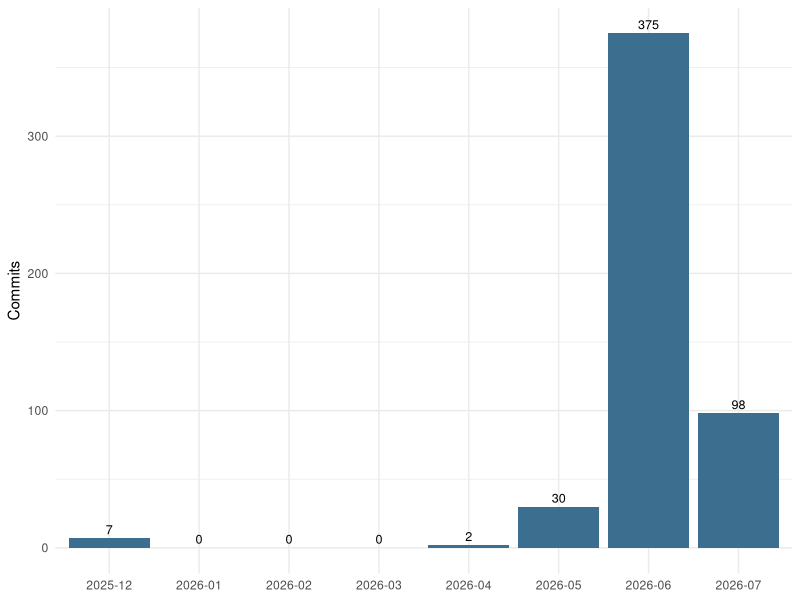
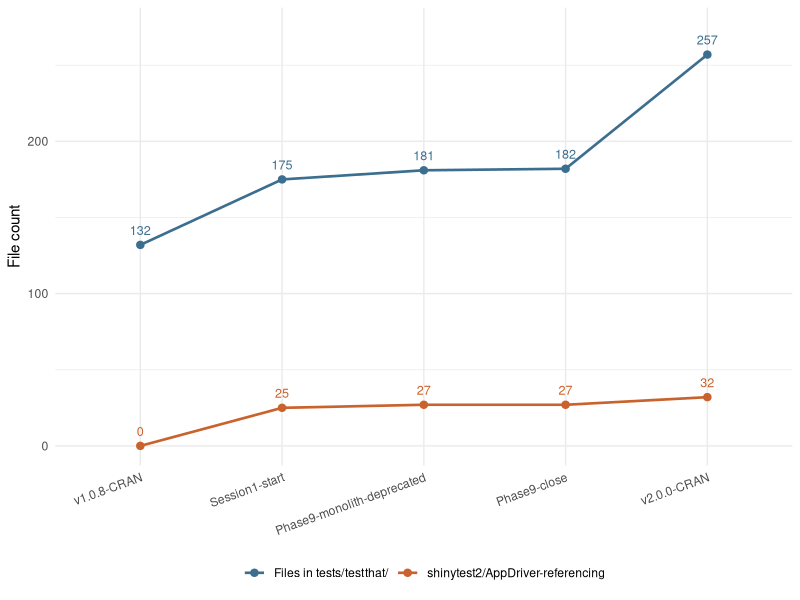
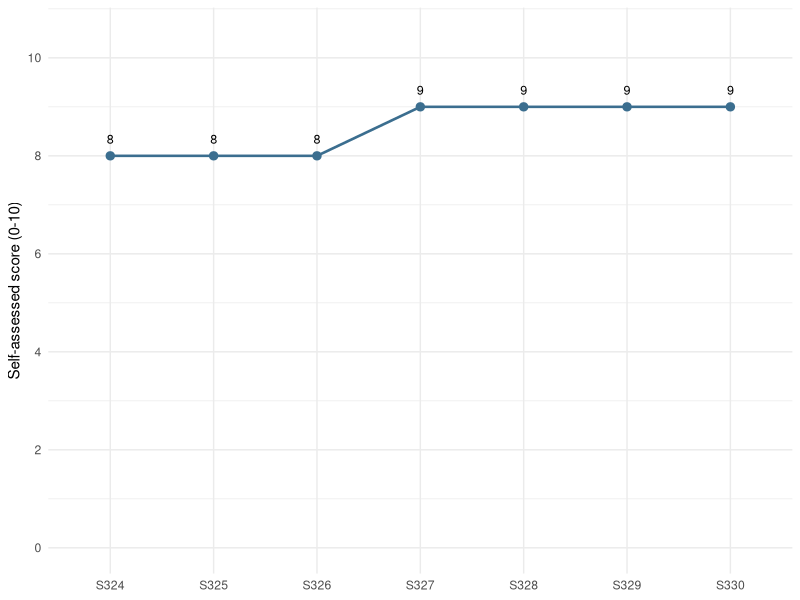

The R script that drew these images, in order:
## ---- chunk 1
#| label: setup
#| include: false
knitr::opts_chunk$set(
  collapse = TRUE, comment = "#>",
  echo = FALSE, warning = FALSE, message = FALSE
)
## ---- chunk 2
#| label: fig-commit-pace
#| fig-cap: >
#|   Commits per month across the full v1.0.8 -> v2.0.0 range
#|   (`4548aa1b`..`8ca8bb24`, 512 non-merge commits, as of 2026-07-09). The
#|   June 2026 spike overlaps the nine-phase modularization migration
#|   (Session 22-35, 2026-06-03 to 2026-06-06), but June also carried other,
#|   unrelated work -- this chart is overall project pace, not a count of
#|   module-migration commits alone.
#| fig-width: 7
#| fig-height: 4
timeline <- read.csv("data/commit-activity-timeline.csv")
timeline$month <- factor(timeline$month, levels = timeline$month)
ggplot2::ggplot(timeline, ggplot2::aes(x = month, y = commit_count)) +
  ggplot2::geom_col(fill = "#3B6E8F") +
  ggplot2::geom_text(ggplot2::aes(label = commit_count), vjust = -0.4,
                      size = 3.2) +
  ggplot2::labs(x = NULL, y = "Commits") +
  ggplot2::theme_minimal(base_size = 11)
## ---- chunk 3
#| label: tbl-modules
#| tbl-cap: >
#|   The ten Shiny modules mounted in the modular app, as of 2026-07-09
#|   (`4,731` total lines across `R/mod*.R`, `R/appUI.R`, and
#|   `R/appServer.R`).
modules <- read.csv("data/module-inventory.csv")
modules <- modules[order(-modules$loc), ]
kableExtra::kbl(
  modules,
  col.names = c("Module", "Responsibility", "Lines of code", "Test files"),
  align = c("l", "l", "r", "r")
) |>
  kableExtra::kable_styling(full_width = FALSE)
## ---- chunk 4
#| label: tbl-phases
#| tbl-cap: >
#|   The nine-phase, vertical-slice migration from monolith to modular
#|   app, Session 22 to Session 35 (2026-06-03 to 2026-06-06).
phases <- read.csv("data/migration-phases.csv", na.strings = "NA")
phases$highlight <- c(
  paste("Founder table added to the Summary Stats tab; kinship download",
        "moved to the module-internal getKinshipMatrix(); dual-name",
        "z-score lookup fix."),
  paste("Mounted the GvAndBgDesc description tab; resolved an HTML-id",
        "collision with the Genetic Value tab."),
  paste("Re-exposed the genome-uniqueness threshold selector",
        "(default 4); added a subset/filter export."),
  "Genotype-file merge restored for both separate- and common-pedigree input modes.",
  paste("Breeding Groups: per-group downloads, a per-group kinship view,",
        "and a group selector (new \"Group Detail\" tab)."),
  paste("Breeding Groups: seed-group pre-seeding; exposed three",
        "previously inert controls; corrected a 100x default-iteration",
        "drift (1000 -> 10)."),
  paste("Focal-animal / LabKey pedigree build restored (live-EHR path;",
        "verification was environmentally limited to a mocked seam)."),
  paste("shinytest2 E2E harness enabled end-to-end -- expanded into a",
        "4-session subplan (8a-8d, issue #39) plus a 7-part hardening",
        "pass (8e-1..8e-7, issue #40, Session 37-50)."),
  paste("Declared the modular app canonical: runGeneKeepR() now launches",
        "it directly; inst/application/ (17 files) deleted;",
        "runModularApp() became the soft-deprecated alias.")
)
phases$commit_display <- ifelse(
  is.na(phases$commit_sha), "not quoted in source plan", phases$commit_sha
)
kableExtra::kbl(
  phases[, c("phase", "highlight", "risk", "session", "commit_display",
             "status")],
  col.names = c("Phase", "What shipped", "Risk", "Session(s)",
                "Commit sha", "Status"),
  align = c("c", "l", "c", "c", "l", "l")
) |>
  kableExtra::kable_styling(full_width = FALSE) |>
  kableExtra::column_spec(2, width = "26em")
## ---- chunk 5
#| label: tbl-features
#| tbl-cap: >
#|   Curated new capabilities shipped in the v1.0.8 -> v2.0.0 range: 13
#|   of 47 closed GitHub issues judged genuinely feature-shaped, as of
#|   2026-07-09.
features <- read.csv("data/feature-highlights.csv", na.strings = "NA")
kableExtra::kbl(
  features[, c("feature", "issue", "session_range", "description")],
  col.names = c("Capability", "Issue", "Session(s)", "What it does"),
  align = c("l", "l", "c", "l")
) |>
  kableExtra::kable_styling(full_width = FALSE) |>
  kableExtra::column_spec(1, width = "14em") |>
  kableExtra::column_spec(4, width = "24em")
## ---- chunk 6
#| label: tbl-testing-growth
#| tbl-cap: >
#|   Test-suite growth at five checkpoints across the v1.0.8 -> v2.0.0
#|   range, as of 2026-07-09. "Files in tests/testthat/" counts every
#|   `.R` file in the directory (test files plus helpers/fixtures/setup);
#|   "shinytest2/AppDriver-referencing" is the subset that names the
#|   browser-testing package or its driver class.
growth <- read.csv("data/testing-growth.csv")
growth$commit_display <- substr(growth$sha, 1, 8)
kableExtra::kbl(
  growth[, c("label", "date", "commit_display", "test_file_count",
             "shinytest2_referencing_files")],
  col.names = c("Checkpoint", "Date", "Commit", "Files in tests/testthat/",
                "shinytest2/AppDriver-referencing"),
  align = c("l", "c", "l", "r", "r")
) |>
  kableExtra::kable_styling(full_width = FALSE)
## ---- chunk 7
#| label: fig-testing-growth
#| fig-cap: >
#|   Test-suite growth over the same five checkpoints as @tbl-testing-growth.
#|   The shinytest2/AppDriver-referencing count is near-zero relative to
#|   the total and is plotted against the same axis for comparison, not
#|   because it is negligible -- see prose for what that subset represents.
#| fig-width: 7
#| fig-height: 4
growth$label <- factor(growth$label, levels = growth$label)
growth_long <- data.frame(
  label = rep(growth$label, 2),
  count = c(growth$test_file_count, growth$shinytest2_referencing_files),
  series = rep(c("Files in tests/testthat/", "shinytest2/AppDriver-referencing"),
               each = nrow(growth))
)
ggplot2::ggplot(growth_long, ggplot2::aes(x = label, y = count, color = series,
                                           group = series)) +
  ggplot2::geom_line(linewidth = 0.9) +
  ggplot2::geom_point(size = 2.2) +
  ggplot2::geom_text(ggplot2::aes(label = count), vjust = -1, size = 3.2,
                      show.legend = FALSE) +
  ggplot2::scale_color_manual(values = c("Files in tests/testthat/" = "#3B6E8F",
                                          "shinytest2/AppDriver-referencing" = "#C9622C")) +
  ggplot2::scale_y_continuous(expand = ggplot2::expansion(mult = c(0.05, 0.12))) +
  ggplot2::labs(x = NULL, y = "File count", color = NULL) +
  ggplot2::theme_minimal(base_size = 11) +
  ggplot2::theme(legend.position = "bottom",
                 axis.text.x = ggplot2::element_text(angle = 20, hjust = 1))
## ---- chunk 8
#| label: tbl-process-metrics
#| tbl-cap: >
#|   Engineering-process metrics, as extracted at the Phase A data freeze
#|   (Session 331, 2026-07-09). `CHANGELOG.md`, `PROJECT_LEARNINGS.md`,
#|   `HANDOFFS.md`, and `SESSION_NOTES.md` are live, append-only files that
#|   kept growing in every session after this extraction ran -- including
#|   the four sessions (331-334) that drafted the rest of this article --
#|   so these counts are a snapshot, not this article's own present state.
metrics <- read.csv("data/process-metrics.csv")
metrics$label <- c(
  "Sessions in range (Session 1 -> Session 328)",
  "Pre-methodology commits in range",
  "Session-1-to-range-end commits",
  "Total commits in range",
  "CHANGELOG.md ledger entries",
  "PROJECT_LEARNINGS.md entries",
  "Complete HANDOFFS.md receipts",
  "Self-assessments reporting 0 stakeholder corrections",
  "Self-assessments reporting >=1 stakeholder correction"
)
kableExtra::kbl(
  metrics[, c("label", "value")],
  col.names = c("Metric", "Count"),
  align = c("l", "r")
) |>
  kableExtra::kable_styling(full_width = FALSE)
## ---- chunk 9
#| label: fig-self-score-trend
#| fig-cap: >
#|   Session self-assessed scores (0-10 scale, `HANDOFFS.md`'s `self_score`
#|   field), the 7 sessions with a complete receipt as of the Phase A data
#|   freeze. **Partial window, not a trend across the range:** receipts
#|   began at Session 324, one session before the `CHANGELOG.md`
#|   ledger-format resolution (Session 325) -- these 7 sessions are roughly
#|   2% of the 328-session range, and Sessions 329-330 were committed after
#|   the range's own end commit (`8ca8bb24`), on the same calendar day. Mean
#|   score across the 7: 8.57.
#| fig-width: 7
#| fig-height: 4
scores <- read.csv("data/self-score-trend.csv")
scores$session_num <- as.integer(sub("^S", "", scores$session))
scores <- scores[order(scores$session_num), ]
scores$session <- factor(scores$session, levels = scores$session)
ggplot2::ggplot(scores, ggplot2::aes(x = session, y = self_score, group = 1)) +
  ggplot2::geom_line(linewidth = 0.9, color = "#3B6E8F") +
  ggplot2::geom_point(size = 2.5, color = "#3B6E8F") +
  ggplot2::geom_text(ggplot2::aes(label = self_score), vjust = -1.2, size = 3.2) +
  ggplot2::scale_y_continuous(limits = c(0, 10.5), breaks = seq(0, 10, 2)) +
  ggplot2::labs(x = NULL, y = "Self-assessed score (0-10)") +
  ggplot2::theme_minimal(base_size = 11)
